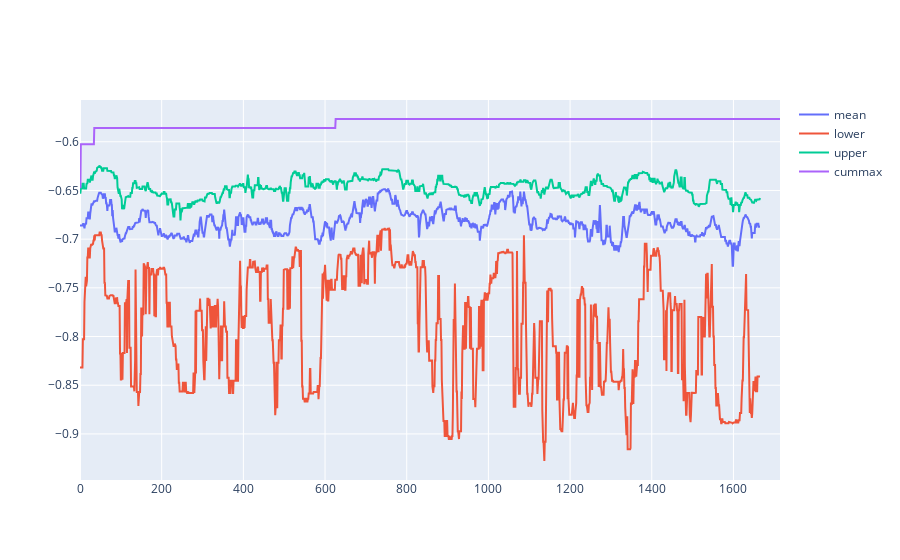

The cell this chart's notebook holds for it:
### Code cell
import plotly.graph_objs as go

fig = go.Figure()
moving_avg_list = []
moving_lower_quantile_list = []
moving_upper_quantile_list = []
cummax_list = []
for key, gp in df.groupby('random_state'):
    moving_avg_list.append(gp.sort_values('num_exp')['bayesian_opt'].rolling(50).median().dropna().values)
    moving_lower_quantile_list.append(gp.sort_values('num_exp')['bayesian_opt'].rolling(50).quantile(0.25).dropna().values)
    moving_upper_quantile_list.append(gp.sort_values('num_exp')['bayesian_opt'].rolling(50).quantile(0.75).dropna().values)
    cummax_list.append(gp.sort_values('num_exp')['bayesian_opt'].cummax().values)
moving_avg = pd.DataFrame(moving_avg_list).mean()
moving_lower_quantile = pd.DataFrame(moving_lower_quantile_list).mean()
moving_upper_quantile = pd.DataFrame(moving_upper_quantile_list).mean()
cummax = pd.DataFrame(cummax_list).mean()
fig.add_trace(go.Scatter(x=list(range(len(moving_avg))), y=moving_avg, mode='lines', name='mean'))
fig.add_trace(go.Scatter(x=list(range(len(moving_lower_quantile))), y=moving_lower_quantile, mode='lines', name='lower'))
fig.add_trace(go.Scatter(x=list(range(len(moving_upper_quantile))), y=moving_upper_quantile, mode='lines', name='upper'))
fig.add_trace(go.Scatter(x=list(range(len(cummax))), y=cummax, mode='lines', name='cummax'))
fig.show()

### Figure 1 — Plotly figure (JSON) as saved in the notebook; plotly's stock layout.template omitted (floating-point values rounded to 4 significant figures; data arrays with more than 128 entries replaced by an {"elided": "..."} marker saying what was removed)
{"data": [{"mode": "lines", "name": "mean", "type": "scatter", "x": {"elided": "1666 int values"}, "y": {"elided": "1666 float values"}}, {"mode": "lines", "name": "lower", "type": "scatter", "x": {"elided": "1666 int values"}, "y": {"elided": "1666 float values"}}, {"mode": "lines", "name": "upper", "type": "scatter", "x": {"elided": "1666 int values"}, "y": {"elided": "1666 float values"}}, {"mode": "lines", "name": "cummax", "type": "scatter", "x": {"elided": "1715 int values"}, "y": {"elided": "1715 float values"}}], "layout": {}}
